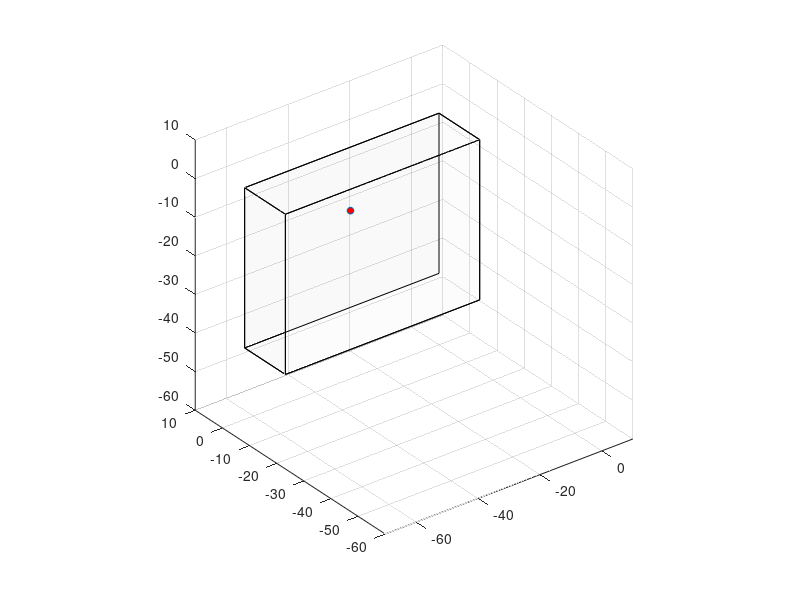

This chart was generated by the following MATLAB code: (Note: this script raises an error after producing the figure.)
fullpathadd = '10_13-7.txt';
position = [10,13,7];
pos_x=position(1);
pos_y=position(2);
pos_z=position(3);



figure;

plot3(-pos_x-30,-pos_y,-pos_z, 'marker','o','MarkerFaceColor',[1 0 0],'Markersize',5);
xlim([-70,10])
ylim([-60,10])
zlim([-60,10])

pbaspect([1 1 1]);
grid on
drawnow;

hold on;

size_x=-62.8;
size_y=-15;
size_z=-41.5;

p1 = [0 0 0];
p2 = [size_x 0 0];
p3 = [size_x 0 size_z];
p4 = [0 0 size_z]; 

x = [p1(1) p2(1) p3(1) p4(1)];
y = [p1(2) p2(2) p3(2) p4(2)];
z = [p1(3) p2(3) p3(3) p4(3)];

fill3(x, y, z, 1,'facealpha',0.01,'facecolor',[0 0 0]);

%back
p1 = [0 size_y 0];
p2 = [size_x size_y 0];
p3 = [size_x size_y size_z];
p4 = [0 size_y size_z]; 

x = [p1(1) p2(1) p3(1) p4(1)];
y = [p1(2) p2(2) p3(2) p4(2)];
z = [p1(3) p2(3) p3(3) p4(3)];

fill3(x, y, z, 1,'facealpha',0.01,'facecolor',[0 0 0]);

%top
p1 = [0 0 size_z];
p2 = [size_x 0 size_z];
p3 = [size_x size_y size_z];
p4 = [0 size_y size_z]; 

x = [p1(1) p2(1) p3(1) p4(1)];
y = [p1(2) p2(2) p3(2) p4(2)];
z = [p1(3) p2(3) p3(3) p4(3)];

fill3(x, y, z, 1,'facealpha',0.01,'facecolor',[0 0 0]);

%bottom
p1 = [0 0 0];
p2 = [size_x 0 0];
p3 = [size_x size_y 0];
p4 = [0 size_y 0]; 

x = [p1(1) p2(1) p3(1) p4(1)];
y = [p1(2) p2(2) p3(2) p4(2)];
z = [p1(3) p2(3) p3(3) p4(3)];

fill3(x, y, z, 1,'facealpha',0.01,'facecolor',[0 0 0]);

%left
p1 = [0 0 0];
p2 = [0 0 size_z];
p3 = [0 size_y size_z];
p4 = [0 size_y 0]; 

x = [p1(1) p2(1) p3(1) p4(1)];
y = [p1(2) p2(2) p3(2) p4(2)];
z = [p1(3) p2(3) p3(3) p4(3)];

fill3(x, y, z, 1,'facealpha',0.01,'facecolor',[0 0 0]);

%right
p1 = [size_x 0 0];
p2 = [size_x 0 size_z];
p3 = [size_x size_y size_z];
p4 = [size_x size_y 0]; 

x = [p1(1) p2(1) p3(1) p4(1)];
y = [p1(2) p2(2) p3(2) p4(2)];
z = [p1(3) p2(3) p3(3) p4(3)];

fill3(x, y, z, 1,'facealpha',0.01,'facecolor',[0 0 0]);


% sensor1 = [4*(sin (0/180*pi)),4*(cos (0/180*pi)),5];
% sensor2 = [4*(sin (120/180*pi)),4*(cos (120/180*pi)),5];
% sensor3 = [4*(sin (240/180*pi)),4*(cos (240/180*pi)),5];
% sensor4 = [0*(sin (120/180*pi)),0*(cos (120/180*pi)),5];
% sensor5 = [4*(sin (45/180*pi)),4*(cos (45/180*pi)),0];
% sensor6 = [4*(sin (165/180*pi)),4*(cos (165/180*pi)),0];
% sensor7 = [4*(sin (285/180*pi)),4*(cos (285/180*pi)),0];
% sensor8 = [0*(sin (120/180*pi)),0*(cos (120/180*pi)),0];
% 
% sensor1 = [5.0001,0.000008,5];
% sensor2 = [5.0002,0.00007,10];
% sensor3 = [5.0003,0.00001,15];
% sensor4 = [5.0004,0.00002,20];
% sensor5 = [10.0001,0.00003,5];
% sensor6 = [10.0002,0.00004,10];
% sensor7 = [10.0003,0.00005,15];
% sensor8 = [10.0004,0.00006,20];

sensor1 = [5,0,5];
sensor2 = [10,0,10];
sensor3 = [15,0,15];
sensor4 = [20,0,20];
sensor5 = [5,0,15];
sensor6 = [10,0,20];
sensor7 = [15,0,25];
sensor8 = [20,0,30];



sensor(1,:)=sensor1;
sensor(2,:)=sensor2;
sensor(3,:)=sensor3;
sensor(4,:)=sensor4;
sensor(5,:)=sensor5;
sensor(6,:)=sensor6;
sensor(7,:)=sensor7;
sensor(8,:)=sensor8;

% plot3(-5-30,0,-5, 'marker','o','MarkerFaceColor',[0 0.5 0.5],'Markersize',5);
% plot3(-10-30,0,-10, 'marker','o','MarkerFaceColor',[0 0.5 0.5],'Markersize',5);
% plot3(-15-30,0,-15, 'marker','o','MarkerFaceColor',[0 0.5 0.5],'Markersize',5);
% plot3(-20-30,0,-20, 'marker','o','MarkerFaceColor',[0 0.5 0.5],'Markersize',5);
% plot3(-5-30,0,-15, 'marker','o','MarkerFaceColor',[0 0.5 0.5],'Markersize',5);
% plot3(-10-30,0,-20, 'marker','o','MarkerFaceColor',[0 0.5 0.5],'Markersize',5);
% plot3(-15-30,0,-25, 'marker','o','MarkerFaceColor',[0 0.5 0.5],'Markersize',5);
% plot3(-20-30,0,-30, 'marker','o','MarkerFaceColor',[0 0.5 0.5],'Markersize',5);



maxrange=2048;
formatss = '%s %s %s %s %s %s %s %s';
fd = fopen(fullpathadd,'r','n','UTF-8');
M = textscan(fd,'%f %f %f %f',1,'Delimiter','\t');
max_event=M{2};

k=0; % k-----> event counter, count from zero to the number of events
validnum = 0; % record the number of events which are valid (produce valid results of locations)
jump = 0; 
threshold = 0.15; % calculate the time which the sensor sees the crack wave (using threshold crossing method)
filterthresh = 0.1; % this is to filter out the channels without any value exceeding the threshold values
v=0.304;%0.2257 0.293 % set up speed of acoustic wave travelling inside the asphalt

array = [];
array_count = 1;
while k<max_event

    C = textscan(fd,formatss,maxrange,'Delimiter','\t');
    k=k+1;
    disp(k);
    
    %-----------  initialize the data matrices  ------------
    max=[0,0,0,0,0,0,0,0]; % record the maximum value of each channel
    recvt=[0,0,0,0,0,0,0,0]; % received time of each channel
    pass=[0,0,0,0,0,0,0,0]; % filter the channel
    
    count = 0;
    
    for i=1:8
            for j=1:maxrange
                temp = abs(str2double(C{i}(j)));
                
                if temp>max(i)
                    max(i) = temp;
                end
                
                if temp>threshold && recvt(i)==0
                    recvt(i)=(j-1); % j-1 will be consistent to the waveform reading
                end   
                
                if temp>filterthresh && pass(i)==0
                    pass(i)=1;
                    count = count+1;
                end 

            end
    end
    
    if count <= 4
        continue;
    end

    
    
    TT=[0,0,0,0,0];
    NN=[0,0,0,0,0];
    
    sortedrecvt= sort(recvt,'ascend');
    
    n=1;
    for zz=1:8
        
        if n==6
            break;
        end
      
        for w=1:8
            if recvt(w)==sortedrecvt(zz)&& w~=NN(1)&& w~=NN(2)&& w~=NN(3)&& w~=NN(4)
                TT(n)=recvt(w);
                NN(n)=w;
                n=n+1;
                break;
            end
        end
     
    end        
    
    disp(['NN: ' mat2str(NN)]) ;
    disp(['TT: ' mat2str(TT)]) ;
    
    x0=9;
    y0=9;
    z0=9;
    t0=0;
    deltax=[100 100 100 100]';
    loop_count=0;
    first_flag=0;
    
    while mean(deltax)>0.05
        loop_count=loop_count+1;
        
        R1=sqrt((sensor(NN(2),1)-x0)^2+(sensor(NN(2),2)-y0)^2+(sensor(NN(2),3)-z0)^2);
        R2=sqrt((sensor(NN(3),1)-x0)^2+(sensor(NN(3),2)-y0)^2+(sensor(NN(3),3)-z0)^2);
        R3=sqrt((sensor(NN(4),1)-x0)^2+(sensor(NN(4),2)-y0)^2+(sensor(NN(4),3)-z0)^2);
        R4=sqrt((sensor(NN(5),1)-x0)^2+(sensor(NN(5),2)-y0)^2+(sensor(NN(5),3)-z0)^2);

        gamma=[TT(2)-(t0+(1/v)*R1),TT(3)-(t0+(1/v)*R2),TT(4)-(t0+(1/v)*R3),TT(5)-(t0+(1/v)*R4)]';

        A=[-((sensor(NN(2),1)-x0)/(v*R1)),-((sensor(NN(2),2)-y0)/(v*R1)),-((sensor(NN(2),3)-z0)/(v*R1)),1;-((sensor(NN(3),1)-x0)/(v*R2)),-((sensor(NN(3),2)-y0)/(v*R2)),-((sensor(NN(3),3)-z0)/(v*R2)),1;-((sensor(NN(4),1)-x0)/(v*R3)),-((sensor(NN(4),2)-y0)/(v*R3)),-((sensor(NN(4),3)-z0)/(v*R3)),1;-((sensor(NN(5),1)-x0)/(v*R4)),-((sensor(NN(5),2)-y0)/(v*R4)),-((sensor(NN(5),3)-z0)/(v*R4)),1;];

        deltax=inv(A'*A)*A'*gamma;
        
        if (deltax==[100 100 100 100]')
            break;
        end
        
        x0=x0+deltax(1);
        y0=y0+deltax(2);
        z0=z0+deltax(3);
        t0=t0+deltax(4);
        
        if (loop_count>=3)&&(mean(deltax)>1000)
            break;
        end
                
    end
    
    if (deltax==[100 100 100 100]')
            k=k+1;
            continue;
    end
    if (loop_count>=3)&&(mean(deltax)>1000)
            k=k+1;
            continue;
    end
    
    
    
      
    array = [array;k,x0,y0,z0];
    array_count = array_count+1;
    
    
   plot3(-x0-30, -y0, -z0, 'marker','+');
    
end

disp(array);












